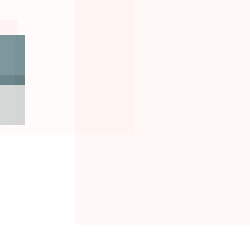
Frame 1 (no input)
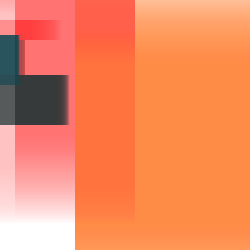
Frame 60 (the mouse pressed at the canvas centre just before this capture)
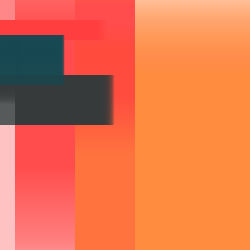
Frame 120 (the mouse held since frame 60 and released just before this capture)

The Processing sketch that drew these frames (run headless with seeded random() and noise(); from frame 60 on, the mouse is pressed at the canvas centre):

// Processing sketch: processing_54396
// ── processing_54396.pde

float y=0.0; //position of y value
float a=0.0; 
void setup(){
  size(250,250); //background size
  background(#FFFFFF); //background colour
  rectMode(CENTER); //all rect centered
    noStroke();
}
 
void draw() {
  
  
  fill(255,56,56,5); //colour and opacity of rect
  rect(10,10+y,250,250); // direction shape is located and stretching to (+y rectangle growa on y axis
  
  fill(255,122,56,10); 
  rect(200,100+y,250,250); 
   
  fill(255,214,56,5);
  rect(400,200+y,250,250); 
  
  
  
  
  fill(255,56,56,10);
  rect(0,30,35+y,20); 
   
  fill(#164852,148); 
  rect(0,60,50-y,50); 
  
   fill(#25373A,50); 
  rect(0,100,50+y,50); 
  
  fill(#FFFFFF,10);
  rect(0,50+y,30,250); 
   
  
  if (y < 600) //if the value of y is smaller than 600
  {
    y+=1.5; // it will increase by 1.5
  } 
  else
  {
    y =0.0; //if y is bigger than 600, restrats at 0
  }

}

                
                
